Frame 1 (no input): blank canvas, image omitted
Frame 60 (no input): blank canvas, image omitted
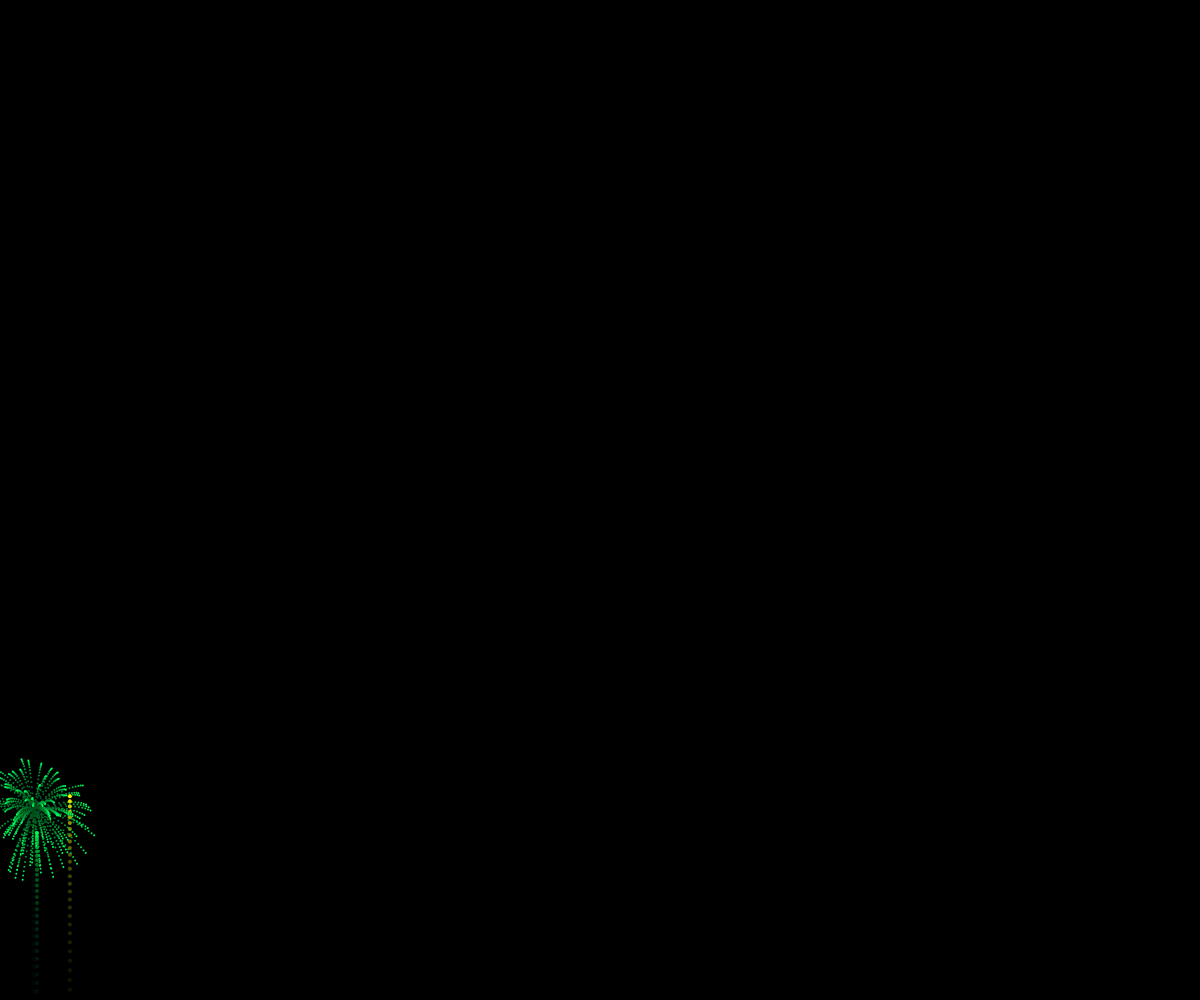
Frame 120 (the mouse pressed at the canvas centre since frame 60)

The p5.js sketch whose frames 1 and 60 were blank and that drew this single picture after the mouse press (run headless with seeded random() and noise() and a simulated clock; from frame 60 on, the mouse is pressed at the canvas centre):

// p5.js sketch
// ── sketch.js
let fireworks = []
let gravity

function setup() {
  createCanvas(windowWidth, windowHeight);
  colorMode(HSB)
  strokeWeight(4)
  gravity =  createVector(0,0.2)
  stroke(255)
  background(0)
}

function draw() {
  colorMode(RGB)
  background(0,0,0,25);
  
  if(random(1) < 0.03){
    fireworks.push(new Firework())  
  }
  
  for ( let i = fireworks.length -1; i>=0 ; i--){
    fireworks[i].update()
    fireworks[i].show() 
    
  if(fireworks[i].done()){
    fireworks.splice(i,1)
  }    
  }
  
}
// ── Firework.js
class Firework{
  constructor(){
    this.hu = random(255)
    this.firework = new Particle(random(width), height, this.hu, true) 
    this.exploded = false
    this.particles = []
  }
  
  done(){
    if(this.exploded && this.particles.length === 0){
      return true
    } else {
      return false
    }
  }
  
  update(){
    if (!this.exploded){
      this.firework.applyforce(gravity)
      this.firework.update()

      if(this.firework.vel.y >= 0){
        this.exploded = true
        this.explode()
      }  
    }
    
    
    for(var i =this.particles.length - 1; i>=0; i--){
        this.particles[i].applyforce(gravity)
        this.particles[i].update()
      
        if (this.particles[i].done()){
          this.particles.splice(i,1)
        }
      }
    
  }
  
  
  show(){
    if(!this.exploded){
      this.firework.show()
  
    }
    for(let p of this.particles){
      p.show()
    }
  }
  
  explode(){
    for (var i=0; i <100; i++){
      var p = new Particle(this.firework.pos.x, this.firework.pos.y, this.hu, false)
      this.particles.push(p)
    }
    
  }
}

// ── Particle.js
class Particle{
  constructor(x,y,hu, firework) {
    this.pos = createVector(x,y)
    this.firework = firework
    this.lifespan = 255
    this.hu = hu
    
    if(this.firework){
      this.vel = createVector(0, random(-12,-8))  
    } else {
      this.vel = p5.Vector.random2D()
      this.vel.mult(random(2,10))
    }
    
    this.acc = createVector(0,0)
        
  }
  
  update(){
    if(!this.firework){
      this.vel.mult(0.9)
      this.lifespan -= 4
    }
    this.vel.add(this.acc)
    this.pos.add(this.vel)
    this.acc.mult(0)
  }
  
  applyforce(force){
    this.acc.add(force)
  }
  
  done(){
    if(this.lifespan<0){
      return true
    } else {
      return false
    }
  }
  
  show(){
    
    colorMode(HSB)
    
    if (!this.firework){
      strokeWeight(2)
      stroke(this.hu,255,255, this.lifespan)  
    } else {
      strokeWeight(4)
      stroke(this.hu,255,255)
    }
    point(this.pos.x, this.pos.y)
  }
  
    
}
